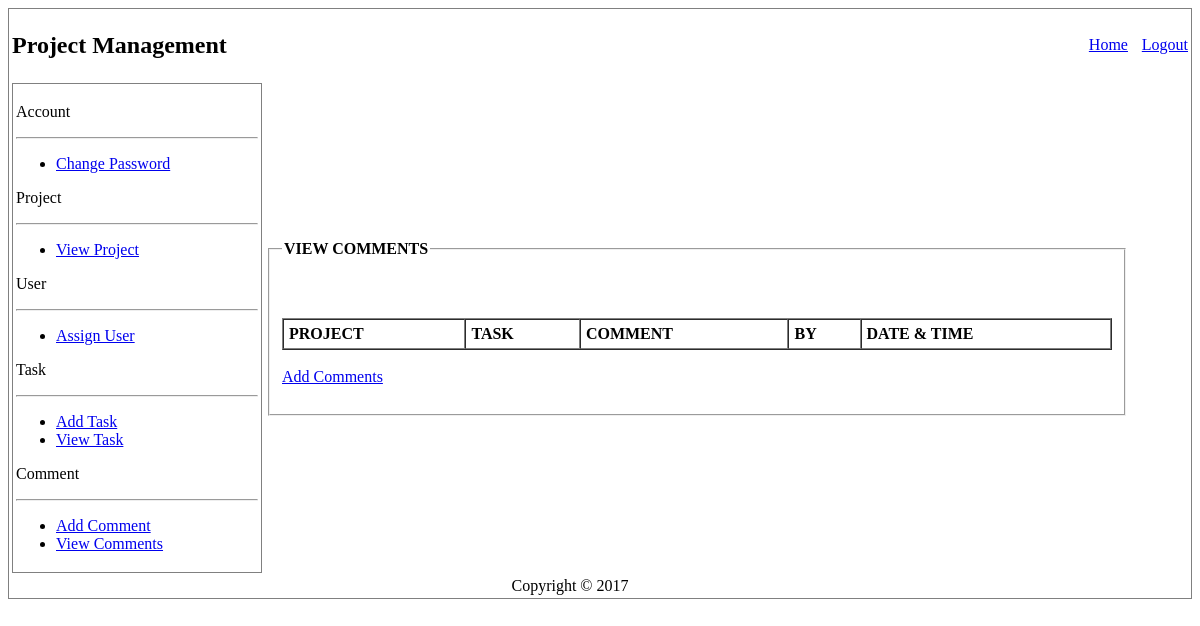
Page /App/Developer/viewComments.php on the earlier database version.
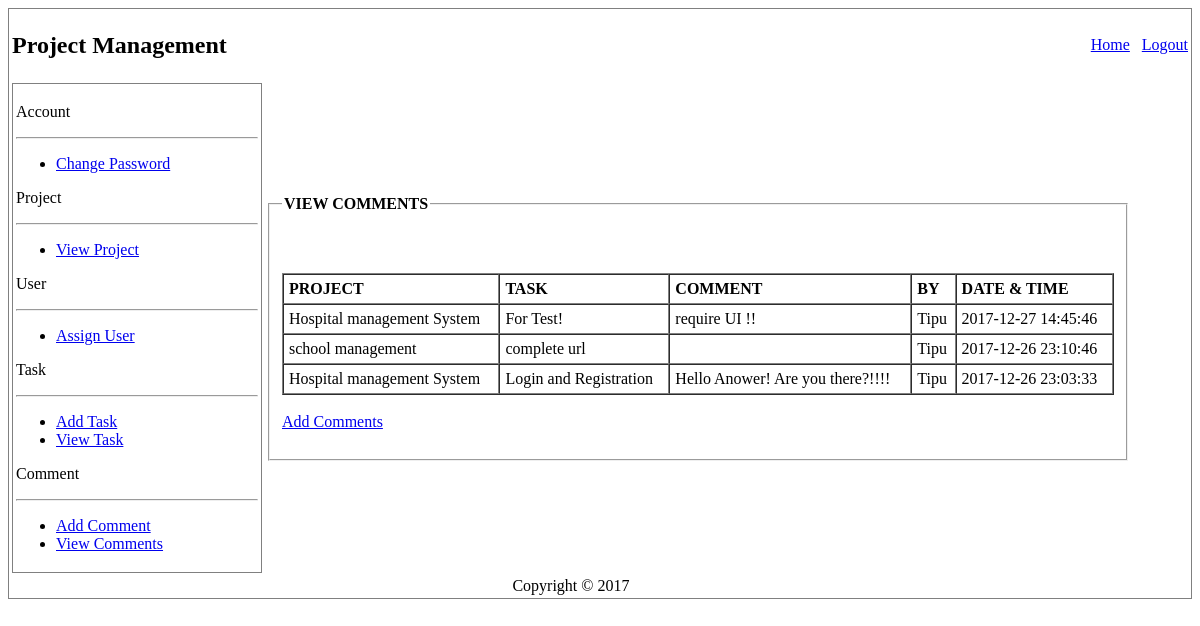
Same page on the later database version.
### tables this page shows
CREATE TABLE `comments` (
  `id` int(11) NOT NULL,
  `project_id` int(11) DEFAULT NULL,
  `task_id` int(11) NOT NULL,
  `commented_by` varchar(255) NOT NULL,
  `comment` varchar(512) DEFAULT NULL,
  `date` datetime DEFAULT NULL
);

### Services/db_connector.php (called while the page is built, shortened)
<?php
    $host='localhost';
    $user_name='root';
    $pass='';
    $dbname="projectmanagement";
    $port=3306;
function executeSQL($sql){
    global $host, $user_name, $pass, $dbname, $port;
    $link=mysqli_connect($host, $user_name, $pass, $dbname, $port);
    $result = mysqli_query($link, $sql);
    return $result;
}
?>

### Services/db_services.php (called while the page is built, shortened)
<?php
include("db_connector.php");
function getOneProject($id = ''){
    $sql = "SELECT * FROM `project-info` WHERE Id = ".$id;
    $result = executeSQL($sql);
    $row = mysqli_fetch_assoc($result);
    return $row;
}
function getTaskUser($id = ''){
    $sql = "SELECT * FROM `task-assign` WHERE Id = ".$id;
    $result = executeSQL($sql);
    $row = mysqli_fetch_assoc($result);
    return $row;
}
function getAllComment(){
    $sql = "SELECT * FROM `comments` ORDER BY Id DESC";
    $result = executeSQL($sql);
    $projects = array();
    while($row = mysqli_fetch_assoc($result)){
        $projects[] = $row;
    }
    return $projects;
}

### App/Developer/viewComments.php (the view, shortened to what this page needs)
<?php
include_once '../../Services/db_services.php';
$allComment = getAllComment();
?>
<!DOCTYPE html>
<html lang="en">
<head>
</head>
<body>
<table width="100%" frame="box">
    <tr>
        <?php
        include "template/top-bar.php";
        ?>
    </tr>
    <tr>
        <?php
        include "template/left-sidebar.php";
        ?>
        <td>
            <fieldset>
                <legend><b>VIEW COMMENTS</b></legend>
                <br/>
                <form>
                    <table width="100%" cellpadding="0" cellspacing="0">
          <table width="100%" cellspacing="0" border="1" cellpadding="5">
              <br/><br/>
                <tr>
                    <th align="left">PROJECT</th>
                    <th align="left">TASK</th>
                    <th align="left">COMMENT</th>
                    <th align="left">BY</th>
                    <th align="left">DATE & TIME</th>
                </tr>
              <?php
              foreach ($allComment as $comment){
                  $project = getOneProject($comment['project_id']);
                  $task = getTaskUser($comment['task_id']);
              ?>
                <tr>
                    <td><?php echo $project['Name'] ?></td>
                    <td><?php echo $task['Description'] ?></td>
                    <td><?php echo $comment['comment'] ?></td>
                    <td><?php echo $comment['commented_by'] ?></td>
                    <td><?php echo $comment['date'] ?></td>
                </tr>
              <?php } ?>
                    </table><br/>
                        <a href="addComment.php">Add Comments</a>
                        <br/><br/>
                </form>
            </fieldset>
        </td>
    </tr>
    <?php
    include "template/footer.php";
    ?>
</table>
</body>
</html>

Differences in the rows shown:
added comments: project-info.Name "Hospital management System", task-assign.Description "For Test!", comment "require UI !!", commented_by "Tipu", date "2017-12-27 14:45:46"
added comments: project-info.Name "school management", task-assign.Description "complete url", commented_by "Tipu", date "2017-12-26 23:10:46"
added comments: project-info.Name "Hospital management System", task-assign.Description "Login and Registration", comment "Hello Anower! Are you there?!!!!", commented_by "Tipu", date "2017-12-26 23:03:33"
